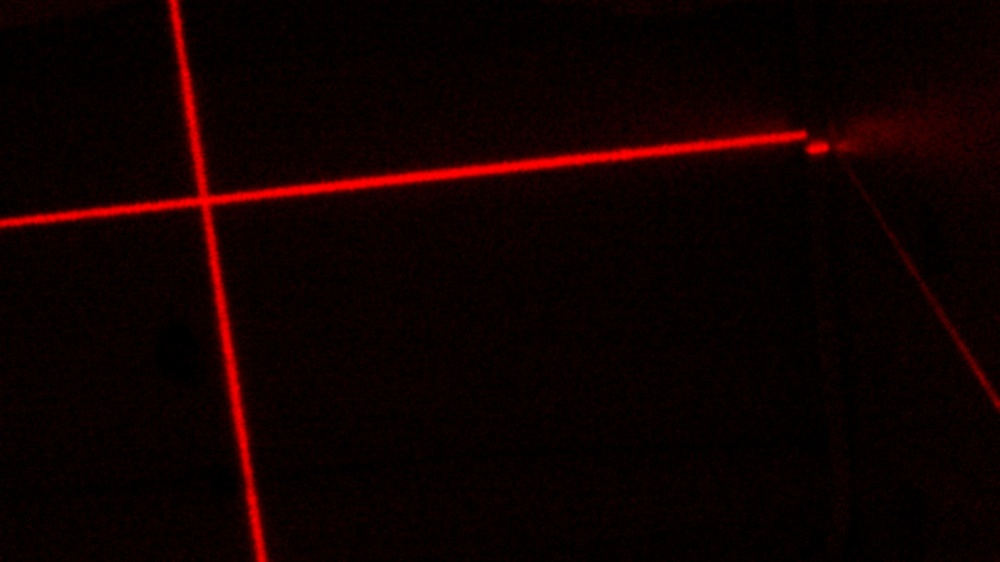
#> input picture test_scripts/blob-11.jpg, 1000 x 562 px, shrunk from 1920 x 1080 before the run
$ python vis.py
#> lines starting #> are read from the running program, lines starting #| are printed output that depends on the picture; after the words box and inside, x2 and y2 are one past the last pixel; in counts of white or black regions, pixels touching at a corner belong together
import cv2
import numpy as np

def visualize_roi_percent(
    img: np.ndarray,
    center_x_pct: float,
    center_y_pct: float,
    size_x_pct: float,
    size_y_pct: float,
    line_width: int
):
    """
    Draw a yellow ROI box on the image using percentage-based specification.

    Parameters
    ----------
    img : np.ndarray
        Input image (grayscale or BGR).
    center_x_pct : float
        Center X location as fraction of width (0.0–1.0).
    center_y_pct : float
        Center Y location as fraction of height (0.0–1.0).
    size_x_pct : float
        Box width as fraction of image width (0.0–1.0).
    size_y_pct : float
        Box height as fraction of image height (0.0–1.0).
    line_width : int
        Border thickness in pixels.

    Returns
    -------
    out_img : np.ndarray
        Image with yellow ROI border drawn.
    (top_left, bottom_right) : tuple
        Each corner as (x, y) in pixel coordinates.
        bottom_right is inclusive (OpenCV drawing convention).
    """

    if img is None:
        raise ValueError("Input image is None.")

    H, W = img.shape[:2]

    # Convert to BGR if grayscale
    if img.ndim == 2:
        out = cv2.cvtColor(img, cv2.COLOR_GRAY2BGR)
    else:
        out = img.copy()

    # Clamp percentages to [0,1]
    center_x_pct = np.clip(center_x_pct, 0.0, 1.0)
    center_y_pct = np.clip(center_y_pct, 0.0, 1.0)
    size_x_pct   = np.clip(size_x_pct,   0.0, 1.0)
    size_y_pct   = np.clip(size_y_pct,   0.0, 1.0)

    # Convert to pixel units
    cx = center_x_pct * W
    cy = center_y_pct * H
    box_w = size_x_pct * W
    box_h = size_y_pct * H

    # Compute corners
    x0 = int(round(cx - box_w / 2))
    y0 = int(round(cy - box_h / 2))
    x1 = int(round(cx + box_w / 2))
    y1 = int(round(cy + box_h / 2))

    # Clip to image bounds
    x0 = max(0, min(W - 1, x0))
    y0 = max(0, min(H - 1, y0))
    x1 = max(0, min(W - 1, x1))
    y1 = max(0, min(H - 1, y1))

    # Draw yellow rectangle (BGR: 0,255,255)
    cv2.rectangle(
        out,
        (x0, y0),
        (x1, y1),
        (0, 255, 255),
        thickness=line_width
    )

    return out, ((x0, y0), (x1, y1))


import numpy as np

def crop_subimage(img: np.ndarray, corners):
    """
    Crop a subimage from img using corner coordinates.

    Parameters
    ----------
    img : np.ndarray
        Input image (grayscale or color).
    corners : tuple
        ((x1, y1), (x2, y2))
        Intended as top-left and bottom-right, but order is corrected if needed.

    Returns
    -------
    subimg : np.ndarray
        Cropped image region.
    ((x_min, y_min), (x_max, y_max)) : tuple
        Corrected corner coordinates actually used.
        x_max, y_max are exclusive (Python slicing convention).
    """

    if img is None:
        raise ValueError("Input image is None.")

    (x1, y1), (x2, y2) = corners

    # Ensure numeric
    x1, y1 = float(x1), float(y1)
    x2, y2 = float(x2), float(y2)

    H, W = img.shape[:2]

    # Correct ordering
    x_min = int(round(min(x1, x2)))
    x_max = int(round(max(x1, x2)))
    y_min = int(round(min(y1, y2)))
    y_max = int(round(max(y1, y2)))

    # Clip to image bounds
    x_min = max(0, min(W, x_min))
    x_max = max(0, min(W, x_max))
    y_min = max(0, min(H, y_min))
    y_max = max(0, min(H, y_max))

    if x_max <= x_min or y_max <= y_min:
        raise ValueError("Invalid crop region after correction/clipping.")

    subimg = img[y_min:y_max, x_min:x_max]

    return subimg, ((x_min, y_min), (x_max, y_max))


img = cv2.imread("blob-11.jpg")
#> img is the input picture: shape (562, 1000, 3); mean B, G, R 0.6, 0.8, 15.8

overlay, corners = visualize_roi_percent(
    img,
    center_x_pct=0.25,
    center_y_pct=0.35,
    size_x_pct=0.4,
    size_y_pct=0.4,
    line_width=3
)
#> in visualize_roi_percent, `cv2.rectangle( out, (x0, y0), (x1, y1), (0, 255, 255), thickness=line_..`:
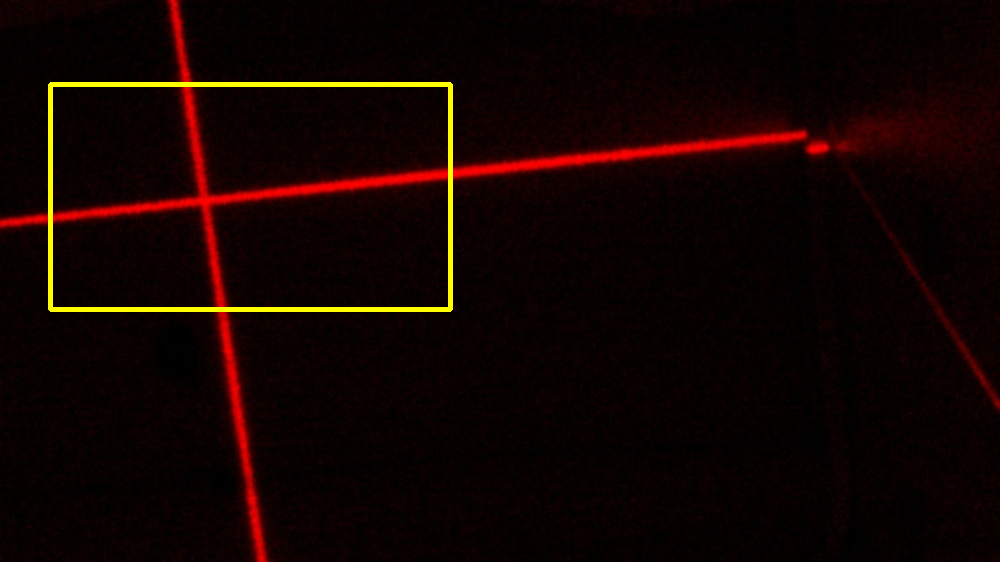
#> out: shape (562, 1000, 3); 1.11% of pixels changed, all inside (x1, y1, x2, y2) = (48, 82, 453, 312)
#> corners = ((50, 84), (450, 309))

cv2.imwrite("roi_overlay.png", overlay)
print("Corners:", corners)
#| Corners: ((50, 84), (450, 309))

subimg,corners_clipped = crop_subimage(img,corners)
#> in crop_subimage, `(x1, y1), (x2, y2) = corners`: x1 = 50; y1 = 84; x2 = 450; y2 = 309
#> in crop_subimage, `x_min = int(round(min(x1, x2)))`: x_min = 50
#> in crop_subimage, `x_max = int(round(max(x1, x2)))`: x_max = 450
#> in crop_subimage, `y_min = int(round(min(y1, y2)))`: y_min = 84
#> in crop_subimage, `y_max = int(round(max(y1, y2)))`: y_max = 309
#> in crop_subimage, `subimg = img[y_min:y_max, x_min:x_max]`:
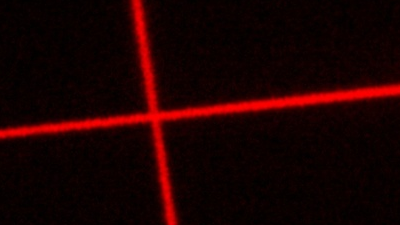
#> subimg: shape (225, 400, 3); mean B, G, R 0.7, 0.9, 27.9
#> corners_clipped = ((50, 84), (450, 309))
cv2.imwrite("roi_subimage.png", subimg)

$ run again, with test_scripts/blob-1.jpg copied over test_scripts/blob-11.jpg
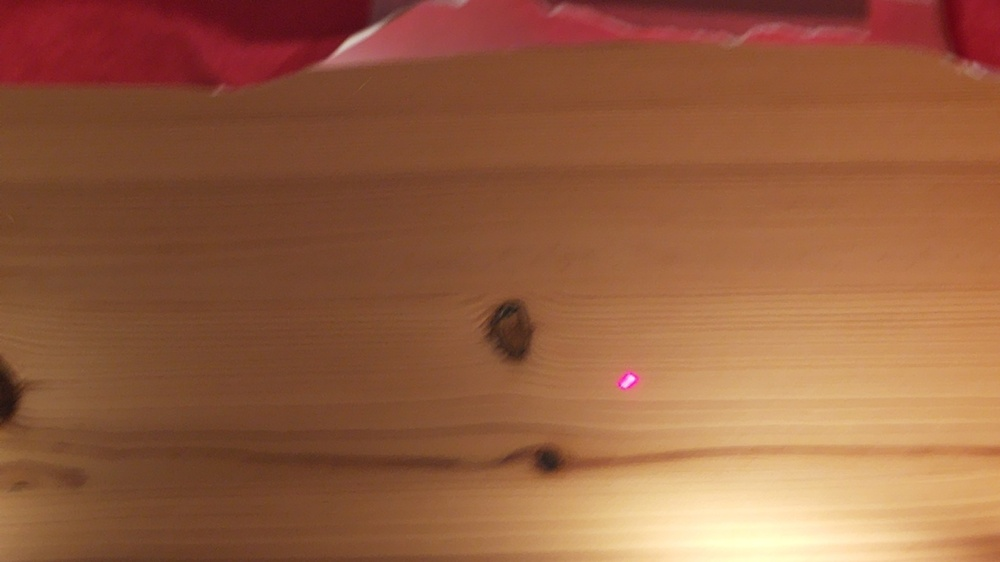
#> input picture test_scripts/blob-1.jpg, 1000 x 562 px, shrunk from 1920 x 1080 before the run
#> img is the input picture: shape (562, 1000, 3); mean B, G, R 64.3, 94.8, 149.5
#> in visualize_roi_percent, `cv2.rectangle( out, (x0, y0), (x1, y1), (0, 255, 255), thickness=line_..`:
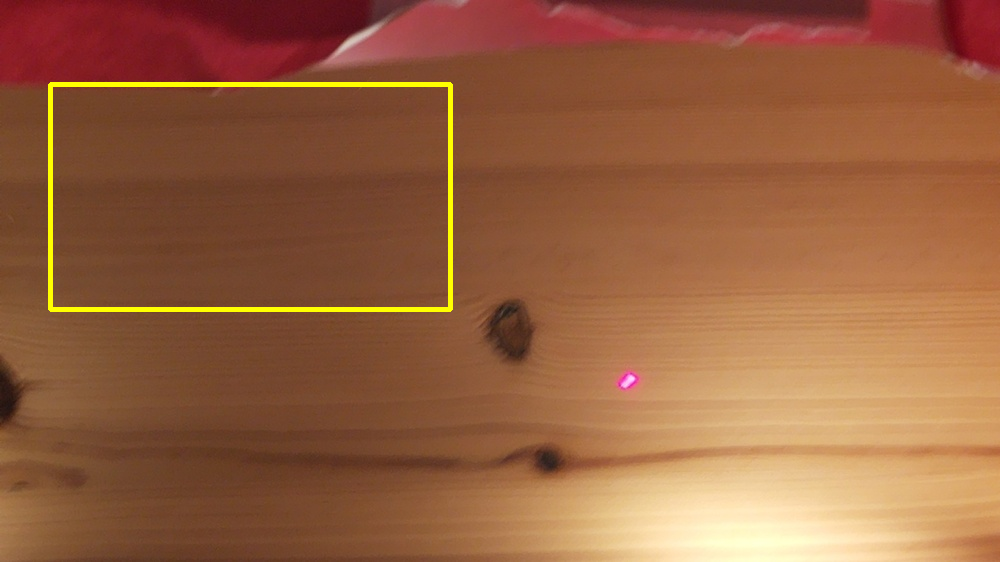
#> out: shape (562, 1000, 3); 1.11% of pixels changed, all inside (x1, y1, x2, y2) = (48, 82, 453, 312)
#> corners = ((50, 84), (450, 309))
#| Corners: ((50, 84), (450, 309))
#> in crop_subimage, `(x1, y1), (x2, y2) = corners`: x1 = 50; y1 = 84; x2 = 450; y2 = 309
#> x_min = 50
#> x_max = 450
#> y_min = 84
#> y_max = 309
#> in crop_subimage, `subimg = img[y_min:y_max, x_min:x_max]`:
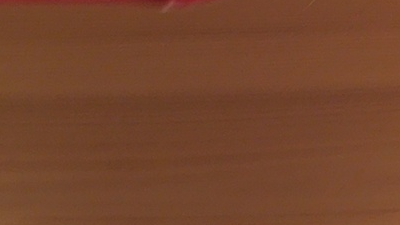
#> subimg: shape (225, 400, 3); mean B, G, R 44.7, 69.4, 116.6
#> corners_clipped = ((50, 84), (450, 309))

$ run again, with test_scripts/blob-10.jpg copied over test_scripts/blob-11.jpg
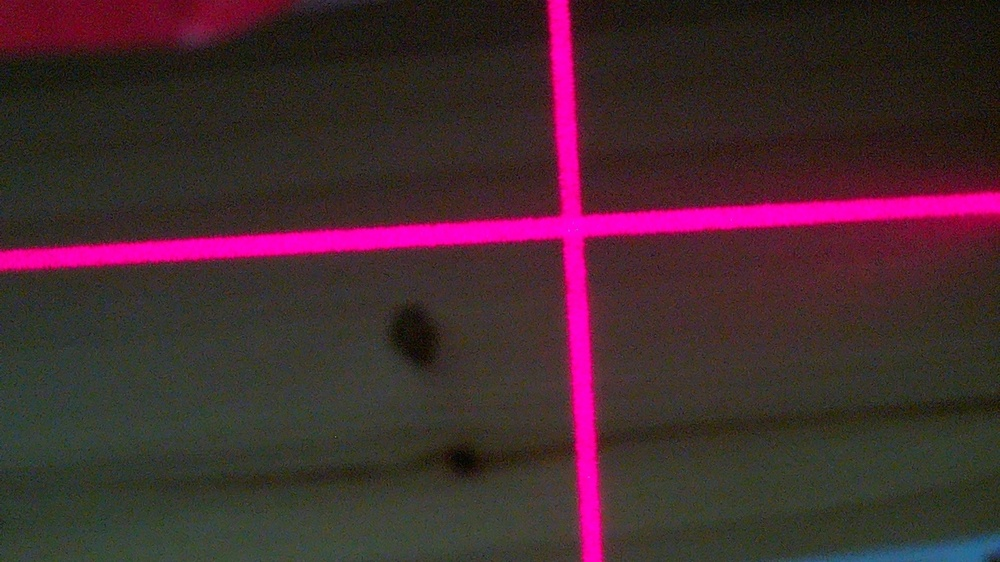
#> input picture test_scripts/blob-10.jpg, 1000 x 562 px, shrunk from 1920 x 1080 before the run
#> img is the input picture: shape (562, 1000, 3); mean B, G, R 47.6, 41.8, 67.5
#> in visualize_roi_percent, `cv2.rectangle( out, (x0, y0), (x1, y1), (0, 255, 255), thickness=line_..`:
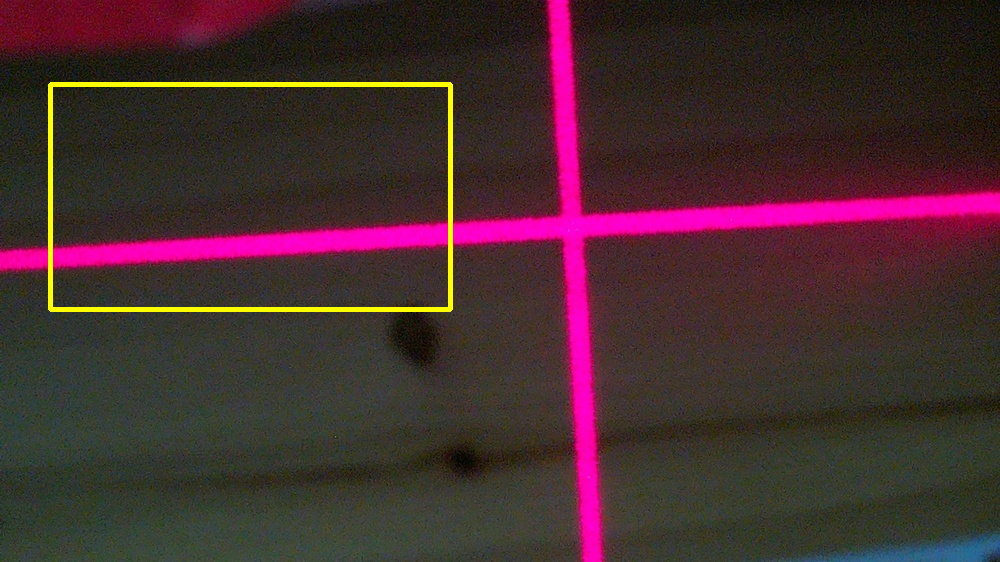
#> out: shape (562, 1000, 3); 1.11% of pixels changed, all inside (x1, y1, x2, y2) = (48, 82, 453, 312)
#> corners = ((50, 84), (450, 309))
#| Corners: ((50, 84), (450, 309))
#> in crop_subimage, `(x1, y1), (x2, y2) = corners`: x1 = 50; y1 = 84; x2 = 450; y2 = 309
#> x_min = 50
#> x_max = 450
#> y_min = 84
#> y_max = 309
#> in crop_subimage, `subimg = img[y_min:y_max, x_min:x_max]`:
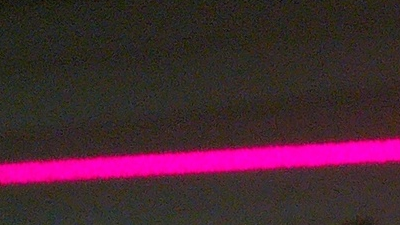
#> subimg: shape (225, 400, 3); mean B, G, R 50.5, 37.8, 70.6
#> corners_clipped = ((50, 84), (450, 309))

$ run again, with test_scripts/blob-12.jpg copied over test_scripts/blob-11.jpg
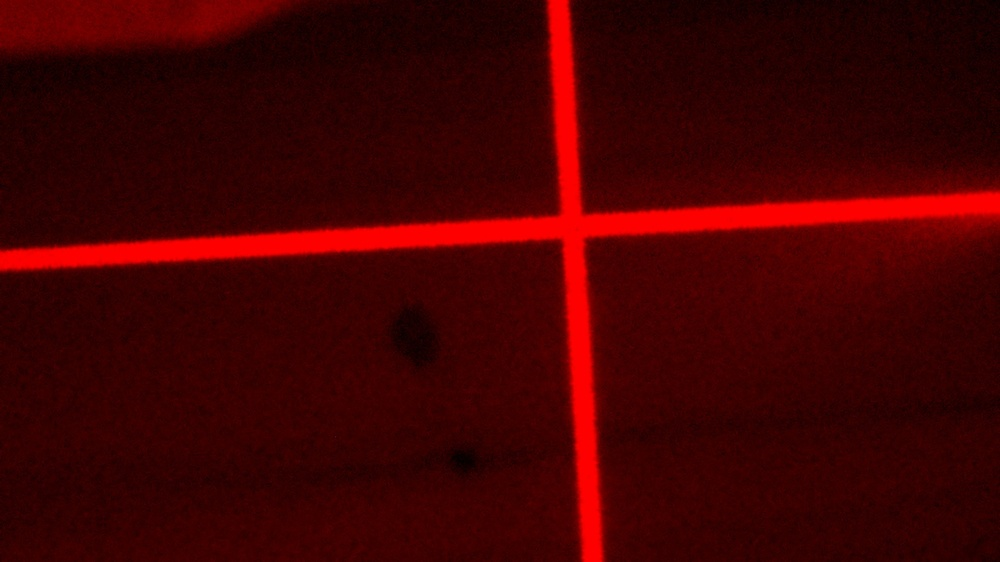
#> input picture test_scripts/blob-12.jpg, 1000 x 562 px, shrunk from 1920 x 1080 before the run
#> img is the input picture: shape (562, 1000, 3); mean B, G, R 1.2, 1.1, 66.9
#> in visualize_roi_percent, `cv2.rectangle( out, (x0, y0), (x1, y1), (0, 255, 255), thickness=line_..`:
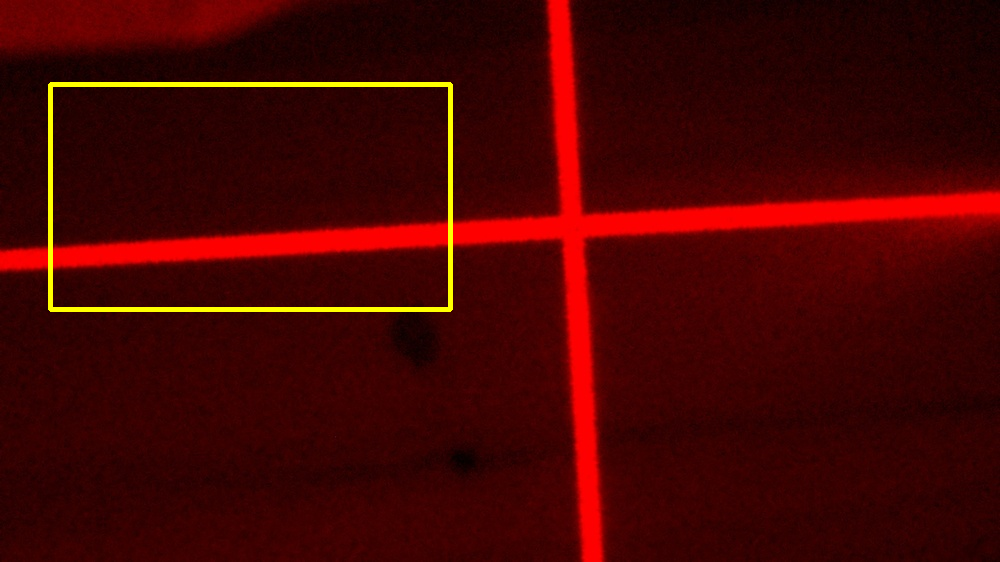
#> out: shape (562, 1000, 3); 1.11% of pixels changed, all inside (x1, y1, x2, y2) = (48, 82, 453, 312)
#> corners = ((50, 84), (450, 309))
#| Corners: ((50, 84), (450, 309))
#> in crop_subimage, `(x1, y1), (x2, y2) = corners`: x1 = 50; y1 = 84; x2 = 450; y2 = 309
#> x_min = 50
#> x_max = 450
#> y_min = 84
#> y_max = 309
#> in crop_subimage, `subimg = img[y_min:y_max, x_min:x_max]`:
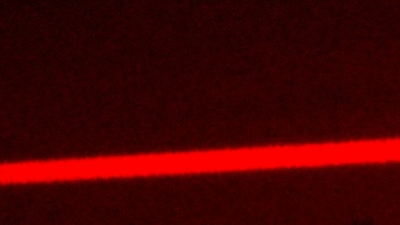
#> subimg: shape (225, 400, 3); mean B, G, R 1.2, 1.1, 70
#> corners_clipped = ((50, 84), (450, 309))
